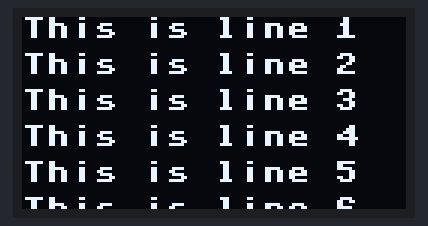
Recording of a program running on a simulated ESP32 board running MicroPython. Parts: 128×64 one-colour display. At 4.2 s the program stops and its outputs stay as they are.

Above: at 0.21 s.
At 1.21 s:
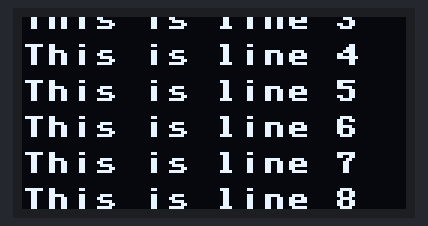
At 2.21 s:
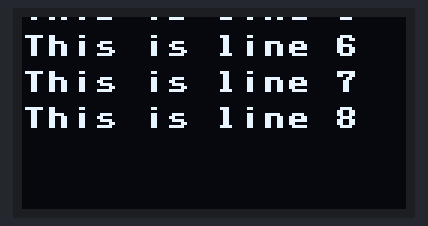
At 3.2 s:
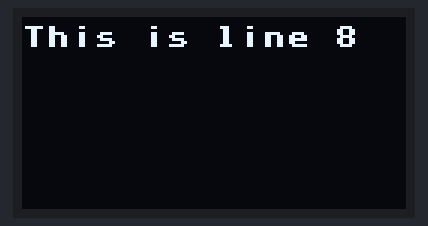
At 3.94 s:
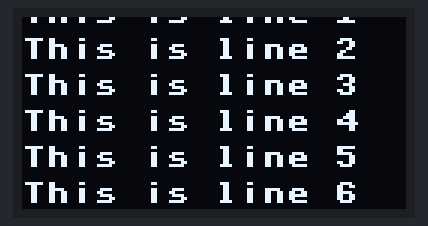

The program:

multiline_scrollup.py
```python
from machine import Pin, I2C
import ssd1306
import time

# Function to scroll text
def scroll_text(display, lines):
    line_height = 12
    max_length = max(len(line) for line in lines)
    for i in range(max_length * 8):
        display.fill(0)
        for j, line in enumerate(lines):
            display.text(line, 0, j * line_height - i % (len(lines) * line_height), 1)
        display.show()
        time.sleep(0.01)

# Initialize I2C and SSD1306 display
i2c = I2C(sda=Pin(21), scl=Pin(22))
display = ssd1306.SSD1306_I2C(128, 64, i2c)

# Multiple lines of text
lines = [
    "This is line 1",
    "This is line 2",
    "This is line 3",
    "This is line 4",
    "This is line 5",
    "This is line 6",
    "This is line 7",
    "This is line 8"
]

# Scroll all lines simultaneously
scroll_text(display, lines)

# Clear the display
display.fill(0)
display.show()
```
